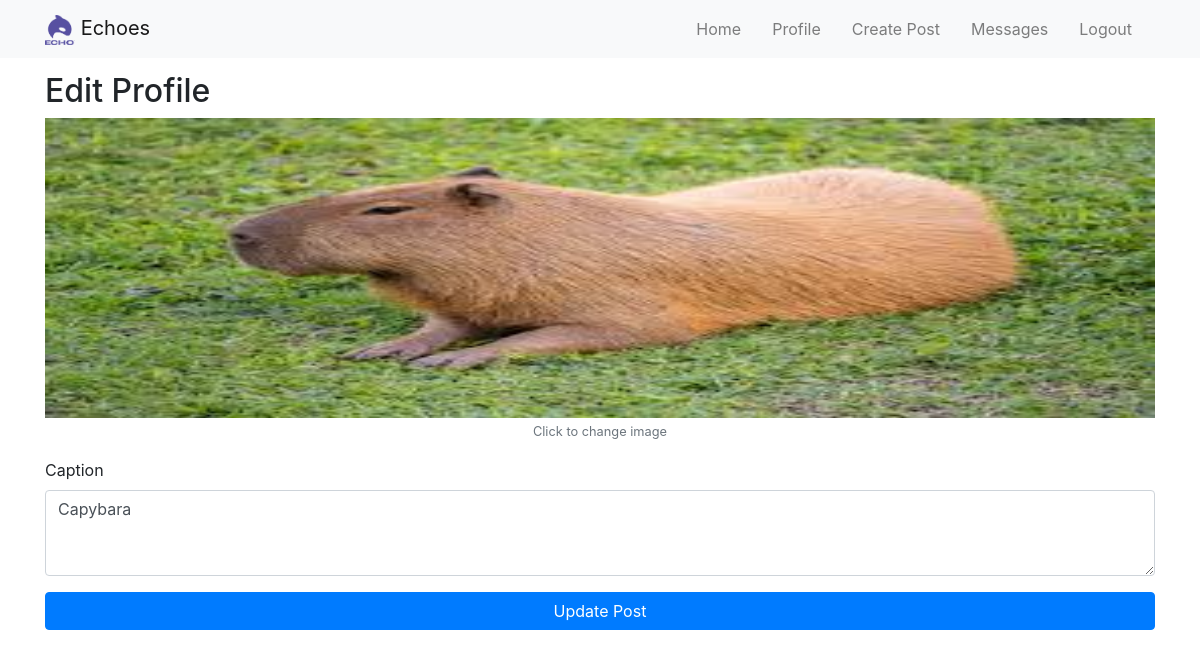
The app's page /posts/update-post/20/ with its own data.
### posts/models.py (models this page shows)
class PostModel(models.Model):
    user = models.ForeignKey(get_user_model(), on_delete=models.CASCADE, related_name="PostModel_user",null=True)
    post = models.ImageField(upload_to="posts/", blank=True, null=True)
    caption = models.TextField(null=True, blank=True)
    likes = models.ManyToManyField(get_user_model(), related_name="PostModel_likes", blank=True)
    comments = models.ManyToManyField(CommentModel, related_name="PostModel_comments", blank=True)
    updated_at = models.DateTimeField(auto_now=True)
    created_at = models.DateTimeField(auto_now_add=True, editable=False)

### posts/views.py (the view)
# urls.py: path('update-post/<int:id>/',update_post_view,name='update_post_view'),
def update_post_view(request,id):
    post_instance = PostModel.objects.get(id=id)
    if request.method == 'POST':
        if len(request.FILES) != 0:
            post_instance.post = request.FILES['post']
        post_instance.caption = request.POST.get('caption')
        post_instance.save()
        return redirect('view_post',id)
    return render(request, 'update_post.html', context={"request":request,"user":request.user,"post":post_instance})

### posts/templates/update_post.html (shortened to what this page needs)
{% extends "base.html" %}
{% block body %}
{% include "navbar.html" %}
<div class="container mt-5 pt-4">
    <h2>Edit Profile</h2>
    <form method="post" enctype="multipart/form-data">
        <div class="form-group text-center">
            <div class="profile-img-upload">
                <img src="{{post.post.url}}" class="post-img fix-post-img" alt="Profile Image">
            </div>
            <small class="form-text text-muted">Click to change image</small>
        </div>
        <div class="form-group">
            <label for="bio">Caption</label>
            <textarea class="form-control" name="caption" rows="3">{{post.caption}}</textarea>
        </div>
        <button type="submit" class="btn btn-primary btn-block">Update Post</button>
    </form>
</div>
{% endblock %}

### userprofile/templates/styles.html (style rules this page uses)
.post-img { width: 100%; height: auto; }
.profile-img-upload { position: relative; cursor: pointer; }
.fix-post-img { height: 300px; width: 100%; }

### records on screen
PostModel: post (picture), caption "Capybara"
